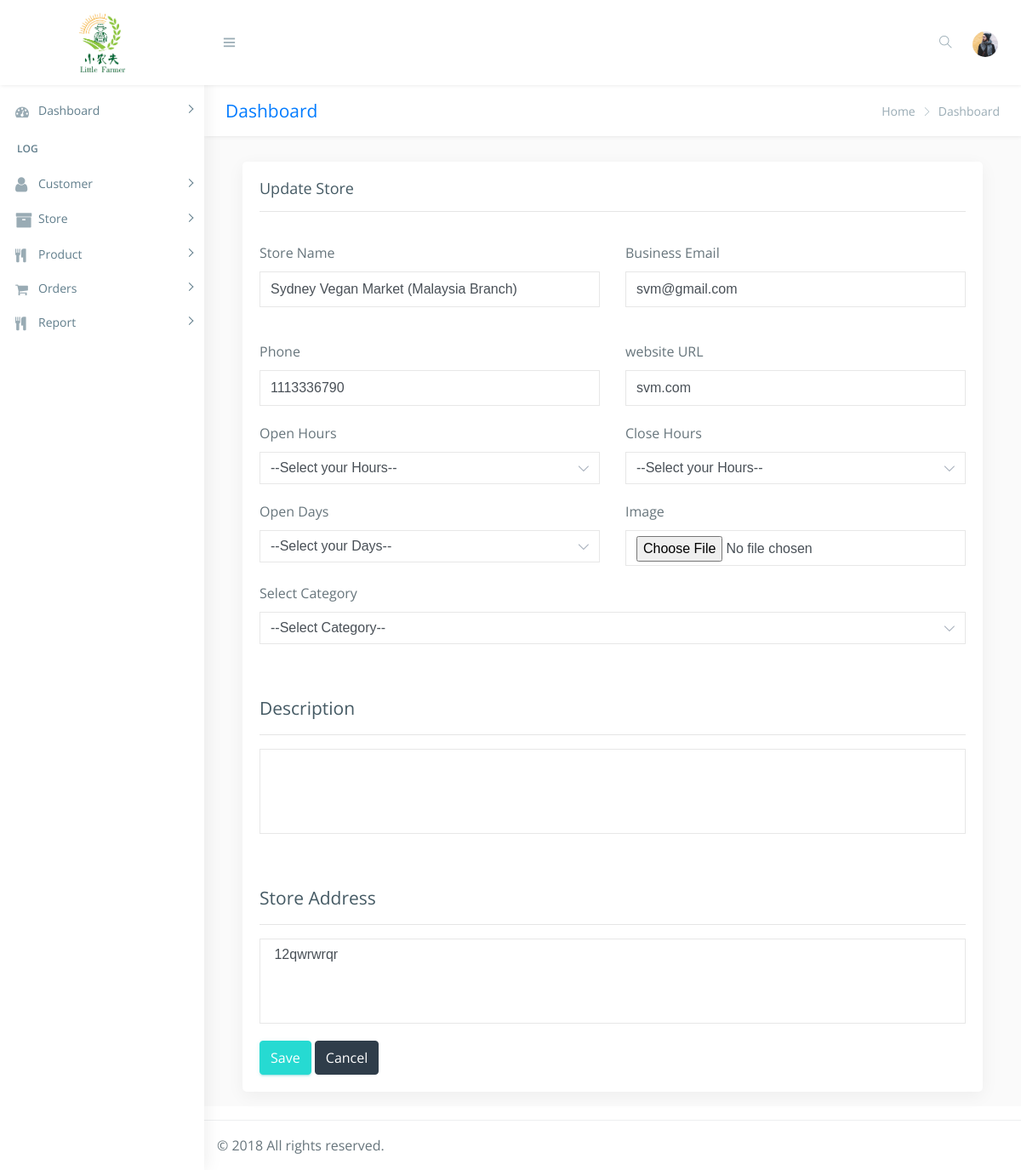
Page /seller/update_restraunt.php?res_upd=56 (signed in) on the earlier database version.
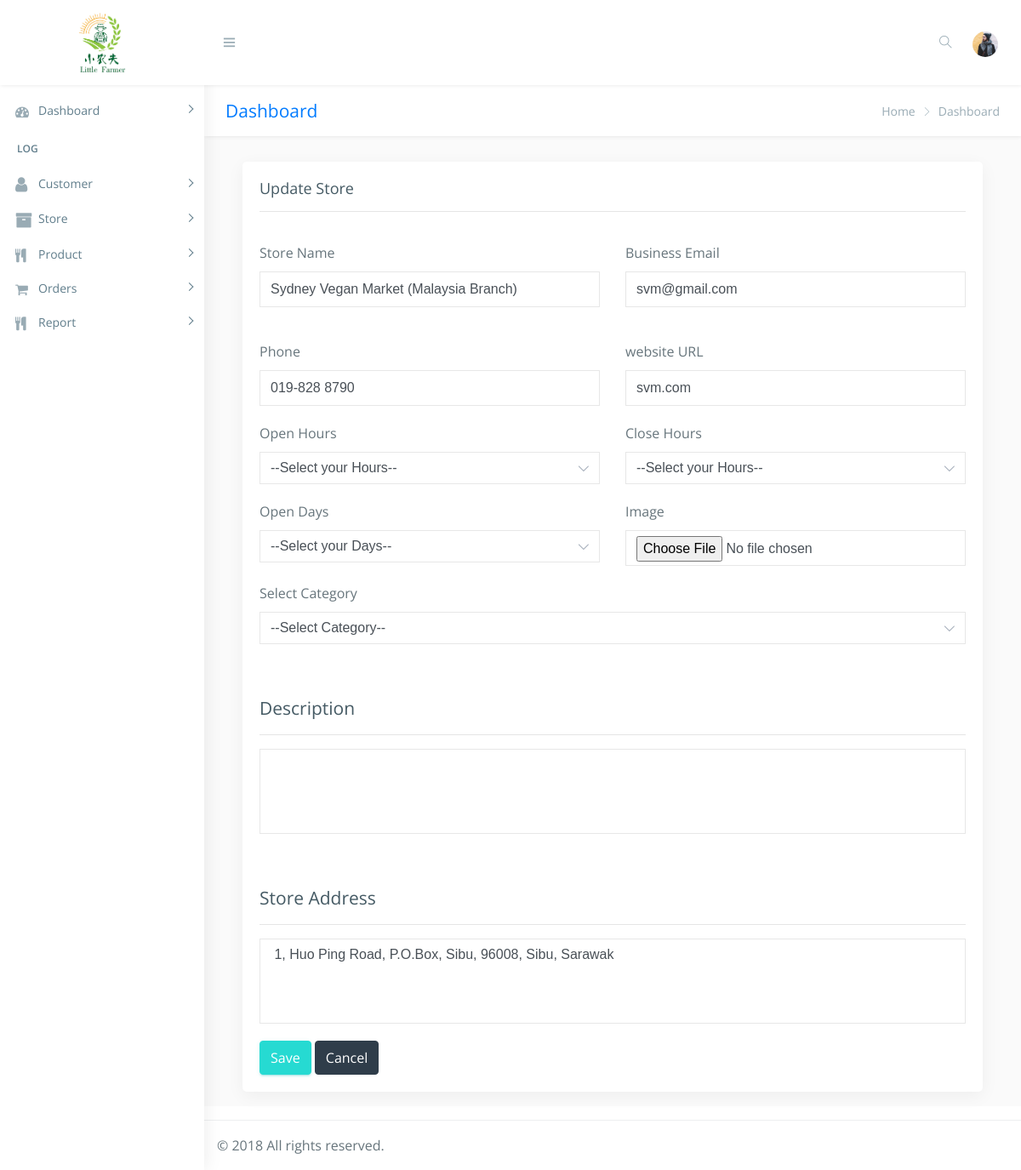
Same page on the later database version.
### tables this page shows
CREATE TABLE `restaurant` (
  `rs_id` int(222) NOT NULL,
  `c_id` int(222) NOT NULL,
  `title` varchar(222) NOT NULL,
  `email` varchar(222) NOT NULL,
  `phone` varchar(222) NOT NULL,
  `url` varchar(222) NOT NULL,
  `o_hr` varchar(222) NOT NULL,
  `c_hr` varchar(222) NOT NULL,
  `o_days` varchar(222) NOT NULL,
  `address` text NOT NULL,
  `image` text NOT NULL,
  `date` timestamp NOT NULL DEFAULT current_timestamp() ON UPDATE current_timestamp(),
  `description` text NOT NULL
);

### seller/update_restraunt.php (the view, shortened to what the changed rows need)
<!DOCTYPE html>
<html lang="en">
<head>
    <link href="css/lib/bootstrap/bootstrap.min.css" rel="stylesheet">
    <link href="css/helper.css" rel="stylesheet">
    <link href="css/style.css" rel="stylesheet">
</head>
<body class="fix-header">
<?php
include("./../connection/connect.php");
$store = $_SESSION['store'];
?>
    <div id="main-wrapper">
        <div class="page-wrapper" style="height:1200px;">
            <div class="container-fluid">
				<div class="col-lg-12">
                    <div class="card card-outline-primary">
                            <div class="card-body">
                                <form action='' method='post'  enctype="multipart/form-data">
                                    <div class="form-body">
                                        <?php
                                            if (($_SESSION['adm_co'] == "SUPA") && isset($_GET['res_upd']))
                                            {
                                                $ssql = "select * from restaurant where rs_id='".$_GET['res_upd']."'";
                                            }
                                            else
                                            {
                                                $ssql = "select * from restaurant where rs_id='$store'";
                                            }
                                            $res = mysqli_query($db, $ssql);
                                            $row = mysqli_fetch_array($res);
                                        ?>
                                        <div class="row p-t-20">
                                            <div class="col-md-6">
                                                <div class="form-group">
                                                    <label class="control-label">Store Name</label>
                                                    <input type="text" name="res_name" value="<?php echo $row['title'];  ?>" class="form-control" placeholder="Store Name">
                                                </div>
                                            </div>
                                            <div class="col-md-6">
                                                <div class="form-group has-danger">
                                                    <label class="control-label">Business Email</label>
                                                    <input type="text" name="email" value="<?php echo $row['email'];  ?>"class="form-control form-control-danger" placeholder="example@gmail.com">
                                                    </div>
                                            </div>
                                        </div>
                                        <div class="row p-t-20">
                                            <div class="col-md-6">
                                                <div class="form-group">
                                                    <label class="control-label">Phone </label>
                                                    <input type="text" name="phone" class="form-control" value="<?php echo $row['phone'];  ?>" placeholder="1-(555)-555-5555">
                                                </div>
                                            </div>
                                            <div class="col-md-6">
                                                <div class="form-group has-danger">
                                                    <label class="control-label">website URL</label>
                                                    <input type="text" name="url" class="form-control form-control-danger" value="<?php echo $row['url'];  ?>" placeholder="http://example.com">
                                                </div>
                                            </div>
                                        </div>
                                        <div class="row">
                                            <div class="col-md-12 ">
                                                <div class="form-group">
                                                    <textarea name="address" type="text" style="height:100px;" class="form-control" > <?php echo $row['address']; ?> </textarea>
                                                </div>
                                            </div>
                                        </div>
                                        </div>
                                    </div>
                            </div>
                        </div>
                    </div>
                </div>
            </div>
</body>
</html>

Differences in the rows shown:
changed restaurant "Sydney Vegan Market (Malaysia Branch)": phone "1113336790" → "019-828 8790"; address "12qwrwrqr" → "1, Huo Ping Road, P.O.Box, Sibu, 96008, Sibu, Sarawak"
